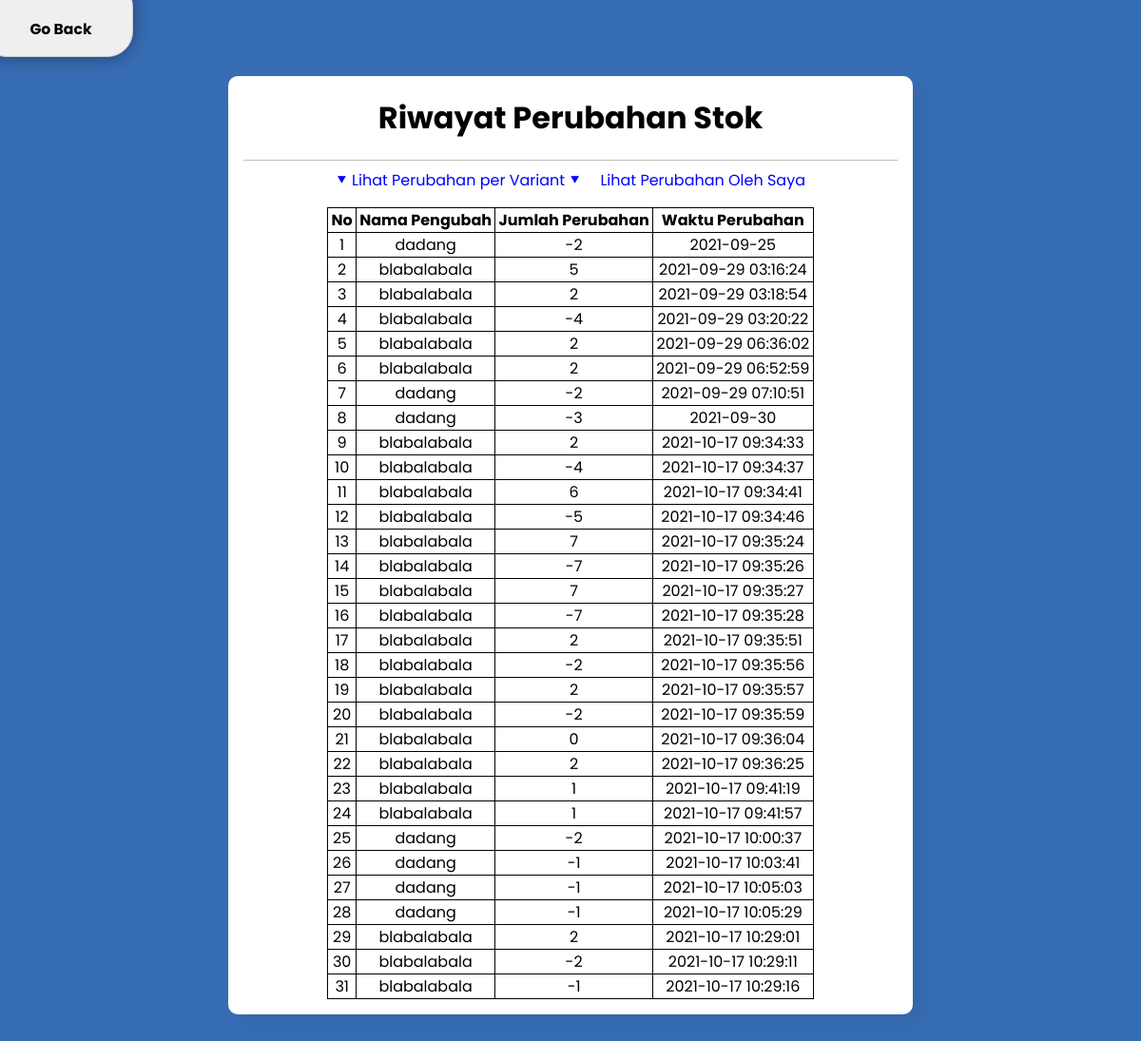
Page /public/riwayat/Paha+Eula (signed in) on the committed database.
### tables this page shows
CREATE TABLE histori(nama_var varchar(255), username varchar(100), tanggal_perubahan datetime, perubahan int not null, primary key (nama_var,username,tanggal_perubahan), foreign key(nama_var) references "varian_dorayaki"(nama) on delete no action on update cascade, foreign key(username) references user(username) on delete no action on update cascade);

### app/core/Controller.php (called while the page is built, shortened)
<?php
class Controller{
    public function view($view, $data=[]){
        require_once('../app/views/'.$view.'.php');
    }
    public function model($model){
        return new $model;
    }
}

### app/controllers/Riwayat.php (called while the page is built, shortened)
<?php
class Riwayat extends Controller
{
    public function index($variant = '')
    {
        $data['is_admin'] = $_SESSION['is_admin'];
        if($variant != ''){
            if($data['is_admin'] == 0 ){
                header("Location: " . BASEURL . "riwayat");
                exit;
            }
            else{
                $data['variant_history'] = $this->model('Histori_model')->getHistoryVariant($variant);
                $data['nama_var'] = $this->model('Histori_model')->getVarName();
            }
        }
        $this->view('riwayat/index', $data);
    }
}

### app/core/App.php (called while the page is built, shortened)
<?php
class App
{
    protected $method = 'index';
    protected $params = [];
    public function __construct()
    {
        $url = $this->parseURL();
        $url[0] = ucfirst($url[0]);
        if (file_exists('../app/controllers/' . $url[0] . '.php')) {
            unset($url[0]);
        }
        $this->controller = new $this->controller;
        if (!empty($url)) {
            $this->params = array_values($url);
        }
        call_user_func_array([$this->controller, $this->method], $this->params);
    }
    public function parseURL()
    {
        if (isset($_GET['url'])) {
            $url = rtrim($_GET['url'], '/');
            $url = explode('/', $url);
            return $url;
        }
    }
}

### public/index.php (called while the page is built, shortened)
<?php
$app = new App;

### app/core/Database.php (called while the page is built, shortened)
<?php
class Database{
    private $PATH_TO_SQLITE_FILE = PATH_TO_SQLITE_FILE;
    private $dbh;
    private $stmt;
    public function __construct()
    {
        $option = [
            PDO::ATTR_PERSISTENT => true,
            PDO::ATTR_ERRMODE => PDO::ERRMODE_EXCEPTION
        ];
        try{
            $this->dbh = new PDO("sqlite:" . $this->PATH_TO_SQLITE_FILE, null,null,$option);
        }catch(PDOException $e){
            die($e->getMessage());
        }
    }
    public function query($query){
        $this->stmt = $this->dbh->prepare($query);
    }
    public function bind($param, $value, $type =null){
        if(is_null($type)){
            switch (true){
                default:
                    $type = PDO::PARAM_STR;
            }
        }
        $this->stmt->bindValue($param, $value, $type);
    }
    public function execute(){
        $this->stmt->execute();
    }
    public function resultSet(){
        $this->execute();
        return $this->stmt->fetchAll(PDO::FETCH_ASSOC);
    }
}

### app/models/Histori_model.php (called while the page is built, shortened)
<?php
class Histori_model
{
    private $db;
    public function __construct()
    {
        $this->db = new Database;
    }
    public function getHistoryVariant($variant){
        $query = "SELECT nama_var, username, tanggal_perubahan, perubahan FROM histori WHERE nama_var = :variant ORDER BY tanggal_perubahan ASC";
        $this->db->query($query);
        $this->db->bind('variant', "$variant");
        return $this->db->resultSet();
    }
    public function getVarName(){
        $query = "SELECT DISTINCT nama_var FROM histori";
        $this->db->query($query);
        return $this->db->resultSet();
    }
}

### app/views/riwayat/index.php (the view, shortened to what this page needs)
<!DOCTYPE html>
<html lang="en">
<head>
    <link rel="stylesheet" href="<?= BASEURL; ?>css/riwayat.css">
</head>
<body>
    <button class="back_button" onclick="window.history.back()">
        <h3>Go Back</h3>
    </button>
    <div class="center">
        <h1>Riwayat <?php if ($data['is_admin'] == 1) echo "Perubahan Stok";
                    else echo "Pembelian"; ?></h1>
        <?php
        if (isset($data['histori']) && $data['is_admin'] == 1) {
            echo "
        <div class='dropdown' id='dropdown' onclick='toggleDropdown()'>&#11206; Lihat Perubahan per Variant &#11206;";
            foreach ($data['nama_var'] as $varname) {
                echo "
        <a href='" . BASEURL . "riwayat/" . urlencode($varname['nama_var']) . "' class='dropdown-content'>" . $varname['nama_var'] . "</a>
        ";
            }
            echo "
        </div>
        <a href='" . BASEURL . "riwayat' class='saya'>Lihat Perubahan Oleh Saya</a>
        <table>
            <tr>
                <th>No</th>
                <th>Nama Varian</th>
                <th>Jumlah Perubahan</th>
                <th>Waktu Perubahan</th>
            </tr>";
            $i = 0;
            foreach ($data['histori'] as $histori) {
                $i++;
                echo "
                <tr>
                    <td>" . $i . "</td>
                    <td><a href='" . BASEURL . "detail/" . urlencode($histori['nama_var']) . "'>" . $histori['nama_var'] . "</a></td>
                    <td>" . $histori['perubahan'] . "</td>
                    <td>" . $histori['tanggal_perubahan'] . "</td>
                </tr>
                ";
            }
            echo "
        </table>";
        } else {
            echo "
        <div class='dropdown' id='dropdown' onclick='toggleDropdown()'>&#11206; Lihat Perubahan per Variant &#11206;";
            echo "
        </div>
        <a class = 'saya' href='" . BASEURL . "riwayat'>Lihat Perubahan Oleh Saya</a>";
            echo "
        <table>
            <tr>
                <th>No</th>
                <th>Nama Pengubah</th>
                <th>Jumlah Perubahan</th>
                <th>Waktu Perubahan</th>
            </tr>";
            $i = 0;
            foreach ($data['variant_history'] as $variant_history) {
                $i++;
                echo "
                <tr>
                    <td>" . $i . "</td>
                    <td>" . $variant_history['username'] . "</td>
                    <td>" . $variant_history['perubahan'] . "</td>
                    <td>" . $variant_history['tanggal_perubahan'] . "</td>
                </tr>
                ";
            }
            echo "
        </table>
        ";
        }
        ?>
    </div>
</body>
</html>

### public/css/riwayat.css (style rules this page uses)
* { margin: 0; padding: 0; box-sizing: border-box; font-family: "Poppins", sans-serif; }
body { background-color: #376db5; overflow: hidden; }
html { overflow-y: scroll; }
.center { text-align: center; margin: auto; margin-top: 2em; padding-bottom: 2vh; padding-left: 2vh; padding-right: 2vh; margin-bottom: 2em; width: 87vw; background: white; border-radius: 10px; box-shadow: 10px 10px 15px rgb(0 0 0 / 5%); }
.center h1 { text-align: center; padding: 20px 0; border-bottom: 1px solid silver; }
.back_button { position: fixed; top: -20px; left: -20px; min-width: 20vh; min-height: 10vh; border: 1px solid #ccc; border-radius: 27px; display: inline-block; padding: 6px 12px; cursor: pointer; margin-bottom: 4vh; box-shadow: 0px 0px 20px rgba(0, 0, 0, 0.4); }
.back_button h3 { position: relative; text-align: center; top: 1.3vh; left: 0.5vh; padding: 15px 0; }
.dropdown { display: inline-block; margin-right: 1em; margin-top: 0.5em; color: blue; }
.saya { display: inline-block; vertical-align: top; position: relative; margin-top: 0.5em; }
table, td, th { border: 1px solid black; border-collapse: collapse; padding-left: 0.2em; padding-right: 0.2em; }
table { text-align: center; margin-left: auto; margin-right: auto; margin-top: 1em; }
a { color: blue; text-decoration: none; }
@media screen and (min-width: 605px) { .center { width: 60vw; margin-top: 5em; margin-bottom: 5em; } }

### rows in the picture
histori: username "dadang", perubahan "-2", tanggal_perubahan "2021-09-25"
histori: username "blabalabala", perubahan "5", tanggal_perubahan "2021-09-29 03:16:24"
histori: username "blabalabala", perubahan "2", tanggal_perubahan "2021-09-29 03:18:54"
histori: username "blabalabala", perubahan "-4", tanggal_perubahan "2021-09-29 03:20:22"
histori: username "blabalabala", perubahan "2", tanggal_perubahan "2021-09-29 06:36:02"
histori: username "blabalabala", perubahan "2", tanggal_perubahan "2021-09-29 06:52:59"
histori: username "dadang", perubahan "-2", tanggal_perubahan "2021-09-29 07:10:51"
histori: username "dadang", perubahan "-3", tanggal_perubahan "2021-09-30"
histori: username "blabalabala", perubahan "2", tanggal_perubahan "2021-10-17 09:34:33"
histori: username "blabalabala", perubahan "-4", tanggal_perubahan "2021-10-17 09:34:37"
histori: username "blabalabala", perubahan "6", tanggal_perubahan "2021-10-17 09:34:41"
histori: username "blabalabala", perubahan "-5", tanggal_perubahan "2021-10-17 09:34:46"
histori: username "blabalabala", perubahan "7", tanggal_perubahan "2021-10-17 09:35:24"
histori: username "blabalabala", perubahan "-7", tanggal_perubahan "2021-10-17 09:35:26"
histori: username "blabalabala", perubahan "7", tanggal_perubahan "2021-10-17 09:35:27"
histori: username "blabalabala", perubahan "-7", tanggal_perubahan "2021-10-17 09:35:28"
histori: username "blabalabala", perubahan "2", tanggal_perubahan "2021-10-17 09:35:51"
histori: username "blabalabala", perubahan "-2", tanggal_perubahan "2021-10-17 09:35:56"
histori: username "blabalabala", perubahan "2", tanggal_perubahan "2021-10-17 09:35:57"
histori: username "blabalabala", perubahan "-2", tanggal_perubahan "2021-10-17 09:35:59"
histori: username "blabalabala", perubahan "0", tanggal_perubahan "2021-10-17 09:36:04"
histori: username "blabalabala", perubahan "2", tanggal_perubahan "2021-10-17 09:36:25"
histori: username "blabalabala", perubahan "1", tanggal_perubahan "2021-10-17 09:41:19"
histori: username "blabalabala", perubahan "1", tanggal_perubahan "2021-10-17 09:41:57"
histori: username "dadang", perubahan "-2", tanggal_perubahan "2021-10-17 10:00:37"
histori: username "dadang", perubahan "-1", tanggal_perubahan "2021-10-17 10:03:41"
histori: username "dadang", perubahan "-1", tanggal_perubahan "2021-10-17 10:05:03"
histori: username "dadang", perubahan "-1", tanggal_perubahan "2021-10-17 10:05:29"
histori: username "blabalabala", perubahan "2", tanggal_perubahan "2021-10-17 10:29:01"
histori: username "blabalabala", perubahan "-2", tanggal_perubahan "2021-10-17 10:29:11"
histori: username "blabalabala", perubahan "-1", tanggal_perubahan "2021-10-17 10:29:16"
